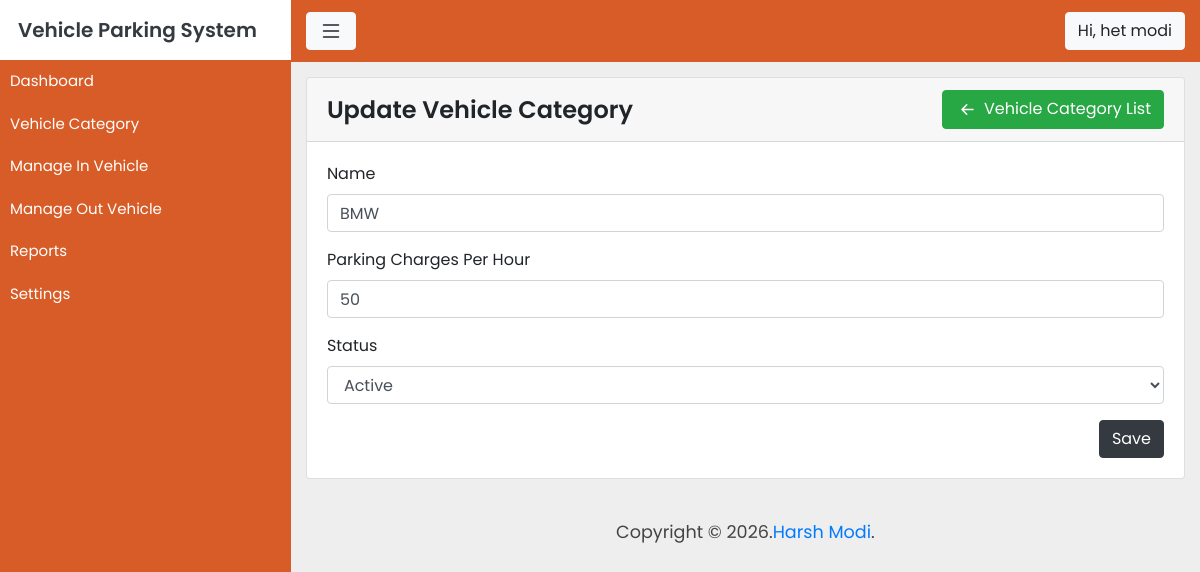
The page /update-vehicle-category.php?vcid=4 (signed in) on the database as committed earlier.
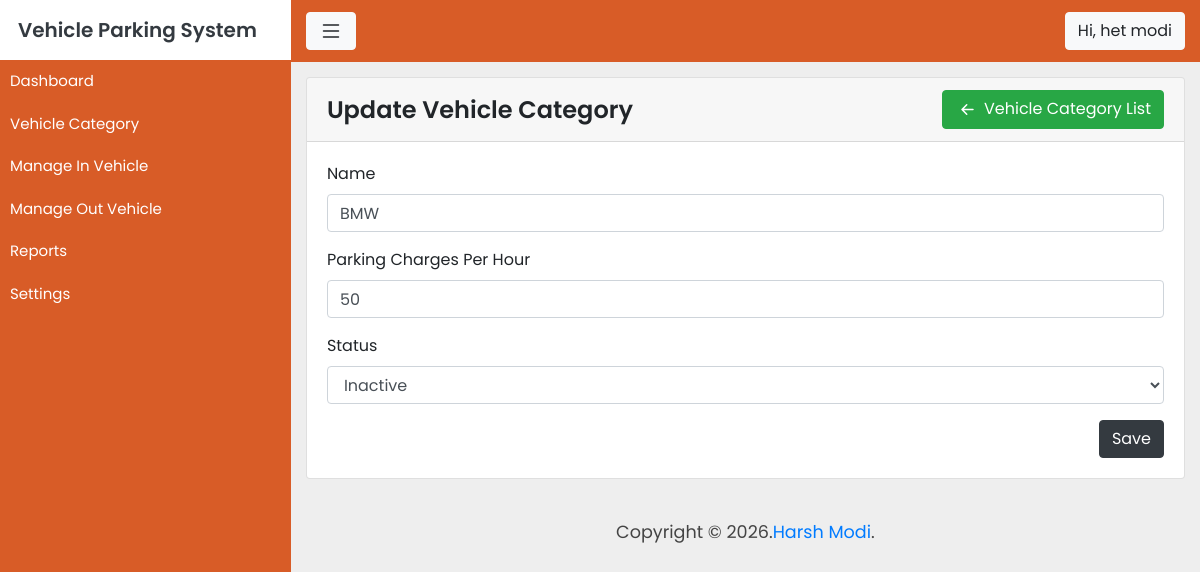
The same page on the database as committed later.
### tables this page shows
CREATE TABLE `vehicle_category` (
  `id` int(11) NOT NULL,
  `category_name` varchar(255) NOT NULL,
  `parking_charge` int(11) NOT NULL,
  `category_status` int(11) NOT NULL
);

### update-vehicle-category.php (the view, shortened to what this page needs)
<?php $title = "Update Category";
include "header.php" ?>
<div class="container">
    <div class="admin-content">
        <div class="card">
            <div class="card-header">
                <h2 class="d-inline">Update Vehicle Category</h2>
                <a href="vehicle-category.php" class="btn btn-success float-right">
                    <svg xmlns="http://www.w3.org/2000/svg" width="25" height="25" fill="currentColor"
                        class="bi bi-arrow-left-short" viewBox="0 0 16 16">
                        <path fill-rule="evenodd"
                            d="M12 8a.5.5 0 0 1-.5.5H5.707l2.147 2.146a.5.5 0 0 1-.708.708l-3-3a.5.5 0 0 1 0-.708l3-3a.5.5 0 1 1 .708.708L5.707 7.5H11.5a.5.5 0 0 1 .5.5z" />
                    </svg>
                    Vehicle Category List
                </a>
            </div>
            <div class="card-body position-relative">
                <?php
                    $cat_id = $_GET['vcid'];
                    $conn = mysqli_connect("localhost","root","","install");
                    $query = "SELECT * FROM vehicle_category WHERE id='$cat_id'";
                    $result = mysqli_query($conn, $query);
                        if(mysqli_num_rows($result) > 0){
                    while($row = mysqli_fetch_assoc($result)){
                ?>
                <form rm class="yourform" id="update-Vehiclecategory" action="" method="post" autocomplete="off">
                    <div class="form-group">
                        <label>Name</label>
                        <input type="text" class="form-control cat_name" placeholder="Name" name="cat_name"
                            value="<?php echo $row['category_name']; ?>" required>
                    </div>
                    <div class="form-group">
                        <label>Parking Charges Per Hour</label>
                        <input type="number" class="form-control parking_charge" placeholder="Parking Charges Per Hour"
                            name="parking_charge" value="<?php echo $row['parking_charge']; ?>" required>
                    </div>
                    <div class="form-group">
                        <label>Status</label>
                        <select class="form-control cat_status" name="cat_status" id="">
                            <option value="1" <?php echo $row['category_status'] == '1' ? "selected": ''; ?>>Active
                            </option>
                            <option value="0" <?php echo $row['category_status'] == '0' ? "selected": ''; ?>>Inactive
                            </option>
                        </select>
                    </div>
                    <input type="submit" value="Save" class="btn btn-dark float-right">
                </form>
                <?php
              }
            }
          ?>
            </div>
        </div>
    </div>
</div>
<?php include "footer.php" ?>

Rows that differ between the two databases and show on the page:
changed vehicle_category "BMW": cat_status "Active" → "Inactive"
